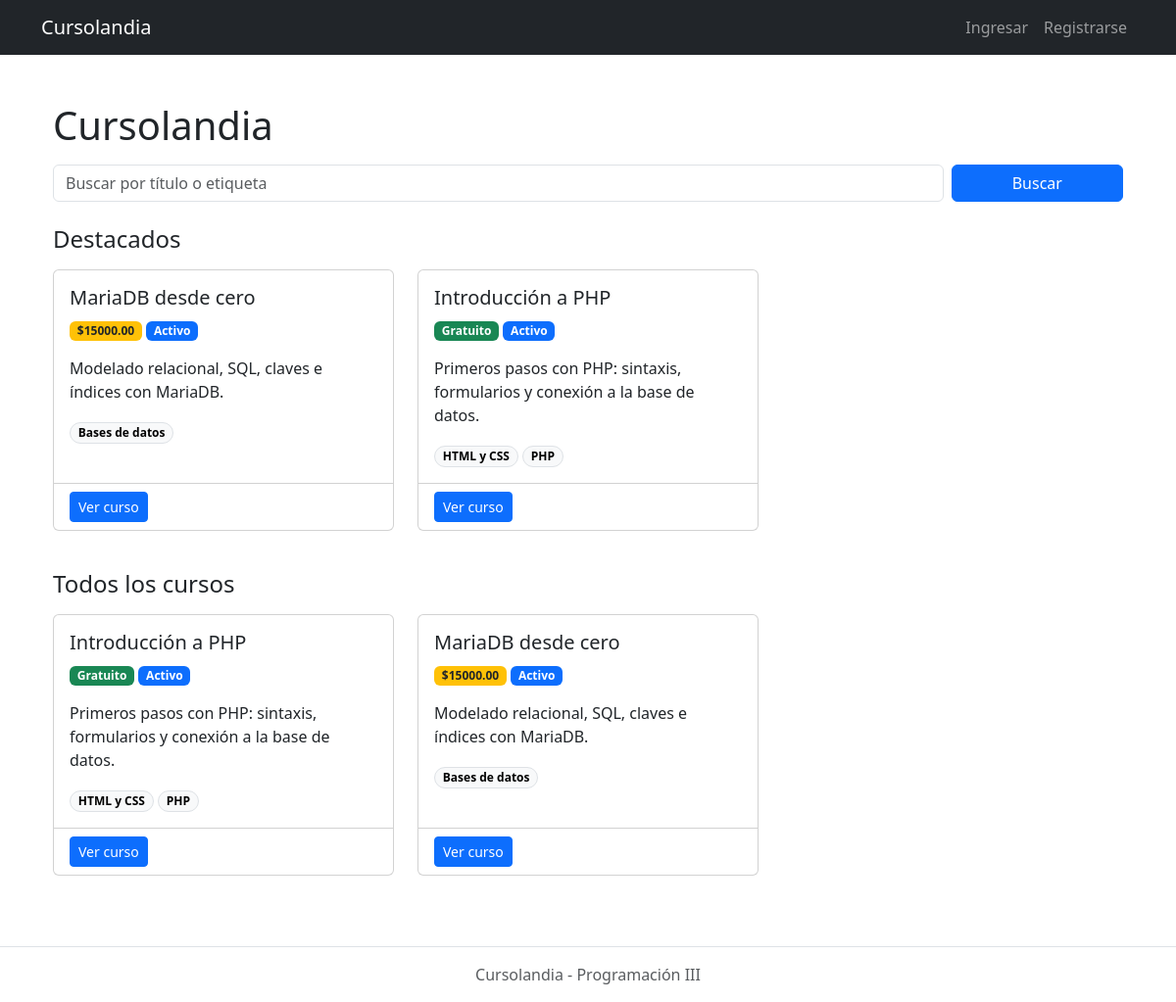
Screenshot of /Paginas/index.php with the database file from the repository.
### tables this page shows
CREATE TABLE cursos (
    id INT AUTO_INCREMENT PRIMARY KEY,
    creador_id INT NOT NULL,
    titulo VARCHAR(150) NOT NULL,
    descripcion TEXT NOT NULL,
    costo DECIMAL(10,2) NOT NULL DEFAULT 0.00,
    cupo INT NULL,
    fecha_inicio DATE NOT NULL,
    fecha_fin DATE NOT NULL,
    tipo_acceso ENUM('publico', 'privado') NOT NULL DEFAULT 'publico',
    created_at TIMESTAMP NOT NULL DEFAULT CURRENT_TIMESTAMP,
    CONSTRAINT fk_curso_creador FOREIGN KEY (creador_id) REFERENCES usuarios(id) ON DELETE CASCADE,
    CONSTRAINT chk_fechas CHECK (fecha_fin >= fecha_inicio),
    CONSTRAINT chk_curso_costo  CHECK (costo >= 0),
    CONSTRAINT chk_curso_cupo   CHECK (cupo IS NULL OR cupo > 0),
    INDEX idx_cursos_fechas (fecha_inicio, fecha_fin),
    FULLTEXT KEY ft_cursos_titulo (titulo)
);

CREATE TABLE etiquetas (
    id INT AUTO_INCREMENT PRIMARY KEY,
    nombre VARCHAR(50) NOT NULL UNIQUE
);

### Manejadores/ManejadorCurso.php (called while the page is built, shortened)
<?php
class ManejadorCurso {
    private $conexion;
    public function __construct($conexion) {
        $this->conexion = $conexion;
    }
    public function etiquetasDeCurso($curso_id) {
        $sql = "SELECT e.id, e.nombre
                FROM etiquetas e
                INNER JOIN curso_etiquetas ce ON ce.etiqueta_id = e.id
                WHERE ce.curso_id = '$curso_id'
                ORDER BY e.nombre";
        $resultado = mysqli_query($this->conexion, $sql);
        $etiquetas = array();
        while ($fila = mysqli_fetch_assoc($resultado)) {
            $etiquetas[] = $fila;
        }
        return $etiquetas;
    }
    public function listarPublicos() {
        $sql = "SELECT * FROM cursos
                WHERE tipo_acceso = 'publico' AND fecha_fin >= CURDATE()
                ORDER BY fecha_inicio";
        $resultado = mysqli_query($this->conexion, $sql);
        return $this->armarCursos($resultado);
    }
    public function listarDestacados() {
        $sql = "SELECT c.*
                FROM cursos c
                INNER JOIN usuarios u ON u.id = c.creador_id
                WHERE c.tipo_acceso = 'publico' AND c.fecha_fin >= CURDATE() AND u.vencimiento_pro >= CURDATE()
                ORDER BY RAND ()
                LIMIT 3";
        $resultado = mysqli_query($this->conexion, $sql);
        return $this->armarCursos($resultado);
    }
    private function armarCursos($resultado) {
        $cursos = array();
        while ($fila = mysqli_fetch_assoc($resultado)) {
            $cursos[] = new Curso(
                $fila['id'],
                $fila['creador_id'],
                $fila['titulo'],
                $fila['descripcion'],
                $fila['costo'],
                $fila['cupo'],
                $fila['fecha_inicio'],
                $fila['fecha_fin'],
                $fila['tipo_acceso']
            );
        }
        return $cursos;
    }
}
?>

### Clases/Curso.php (called while the page is built, shortened)
<?php
class Curso {
    private $costo;
    private $fecha_inicio;
    private $fecha_fin;
    public function __construct($id, $creador_id, $titulo, $descripcion, $costo, $cupo, $fecha_inicio, $fecha_fin, $tipo_acceso) {
        $this->id = $id;
        $this->titulo = $titulo;
        $this->descripcion = $descripcion;
        $this->costo = $costo;
        $this->fecha_inicio = $fecha_inicio;
        $this->fecha_fin = $fecha_fin;
    }
    public function __get($propiedad) {
        return $this->$propiedad;
    }
    public function estaActivo() {
        $hoy = date("Y-m-d");
        if($hoy <= $this->fecha_inicio) {
            return "proximamente";
        } else if ($hoy >= $this->fecha_inicio && $hoy <= $this->fecha_fin) {
            return "activo";
        } else {
            return "finalizado";
        }
    }
    public function esGratuito() {
        return ($this->costo == 0);
    }
}
?>

### Paginas/includes/tarjeta_curso.php (the view)
<?php
$curso = $item['curso'];
$etiquetas = $item['etiquetas'];
?>
<div class="col-md-4 mb-4">
    <div class="card h-100">
        <div class="card-body">
            <h5 class="card-title"><?php echo $curso->titulo; ?></h5>
            <p>
                <?php if ($curso->esGratuito()) { ?>
                    <span class="badge bg-success">Gratuito</span>
                <?php } else { ?>
                    <span class="badge bg-warning text-dark">$<?php echo $curso->costo; ?></span>
                <?php } ?>
                <?php if ($curso->estaActivo()=='activo') { ?>
                    <span class="badge bg-primary">Activo</span>
                <?php } else if ($curso->estaActivo() == 'proximamente'){ ?>
                    <span class="badge bg-info text-dark">Próximamente</span>
                <?php } ?>
            </p>
            <p class="card-text">
                <?php
                if (strlen($curso->descripcion) > 100) {
                    echo substr($curso->descripcion, 0, 100) . "...";
                } else {
                    echo $curso->descripcion;
                }
                ?>
            </p>
            <?php foreach ($etiquetas as $etiqueta) { ?>
                <span class="badge rounded-pill text-bg-light border"><?php echo $etiqueta['nombre']; ?></span>
            <?php } ?>
        </div>
        <div class="card-footer bg-transparent">
            <a href="curso.php?id=<?php echo $curso->id; ?>" class="btn btn-primary btn-sm">Ver curso</a>
        </div>
    </div>
</div>

### Paginas/index.php (shortened to what this page needs)
<?php
include "../Clases/Curso.php";
include "../Manejadores/ManejadorCurso.php";
$q = "";
$cursos = array();
$destacados = array();
$resultados = array();
$error = "";
try {
    $manejadorCurso = new ManejadorCurso($conexion);
    if ($q != "") {
        $cursos = $manejadorCurso->buscarPublicos($q);
    } else {
        $cursos = $manejadorCurso->listarPublicos();
        $cursos_destacados = $manejadorCurso->listarDestacados();
        foreach ($cursos_destacados as $curso) {
            $destacados[] = array('curso' => $curso,'etiquetas' => $manejadorCurso->etiquetasDeCurso($curso->id));
        }
    }
    foreach ($cursos as $curso) {
        $resultados[] = array('curso' => $curso,'etiquetas' => $manejadorCurso->etiquetasDeCurso($curso->id)
        );
    }
} catch (Exception $e) {
    $error = $e->getMessage();
}
?>
<?php include "includes/header.php"; ?>
<div class="container my-4">
    <h1 class="mb-3">Cursolandia</h1>
    <form method="get" action="index.php" class="row g-2 mb-4">
        <div class="col-md-10">
            <input type="text" name="q" class="form-control" placeholder="Buscar por título o etiqueta" value="<?php echo $q; ?>">
        </div>
        <div class="col-md-2">
            <button type="submit" class="btn btn-primary w-100">Buscar</button>
        </div>
    </form>
    <?php if ($error != "") { ?>
        <div class="alert alert-danger"><?php echo $error; ?></div>
    <?php } else { ?>
        <?php if ($q == "" && count($destacados) > 0) { ?>
            <h2 class="h4 mb-3">Destacados</h2>
            <div class="row">
                <?php foreach ($destacados as $item) { ?>
                    <?php include "includes/tarjeta_curso.php"; ?>
                <?php } ?>
            </div>
        <?php } ?>
        <?php if ($q != "") { ?>
            <h2 class="h4 mb-3">Resultados para "<?php echo $q; ?>"</h2>
        <?php } else { ?>
            <h2 class="h4 mb-3 mt-3">Todos los cursos</h2>
        <?php } ?>
        <?php if (count($resultados) == 0) { ?>
            <p>No se encontraron cursos.</p>
        <?php } else { ?>
            <div class="row">
                <?php foreach ($resultados as $item) { ?>
                    <?php include "includes/tarjeta_curso.php"; ?>
                <?php } ?>
            </div>
        <?php } ?>
    <?php } ?>
</div>
<?php include 'includes/footer.php'; ?>

### rows the page displays
cursos: titulo "MariaDB desde cero", costo "15000.00", fecha_inicio "Activo", descripcion "Modelado relacional, SQL, claves e índices con MariaDB."
etiquetas: nombre "Bases de datos"
cursos: titulo "Introducción a PHP", costo "Gratuito", fecha_inicio "Activo", descripcion "Primeros pasos con PHP: sintaxis, formularios y conexión a la base de datos."
etiquetas: nombre "HTML y CSS"
etiquetas: nombre "PHP"
